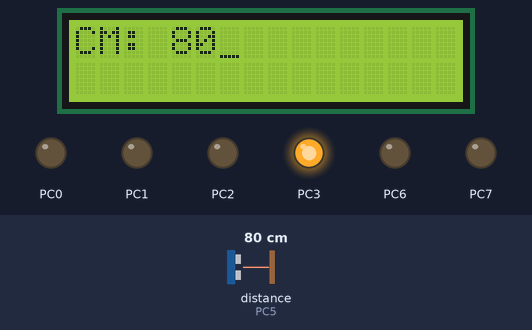
A program run on a simulated ATmega328P, built with avr-gcc and emulated at 1 MHz. Shown: 16×2 character LCD, output pins drawn as LEDs (lit = HIGH). Wiring (inferred from the names in the program): ultrasonic range finder: trigger PC4; echo PC5; character LCD (HD44780): RS PB0; R/W PB1; E PB2; data PD0, PD1, PD2, PD3, PD4, PD5, PD6, PD7. Inputs (shaded band) come from the test bench; at power-on: distance to the obstacle (sensor on PC5) 80 cm. The echo pulse lasts 58.3 µs per cm; pins used as bus, display or sensor lines are not drawn.

Above: at 1.2 s.
1.3 s: distance to the obstacle (sensor on PC5) set to 2 cm
At 2.1 s:
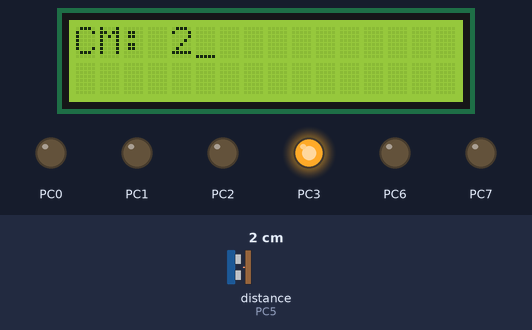
2.8 s: distance to the obstacle (sensor on PC5) set to 4 cm
At 3.6 s:
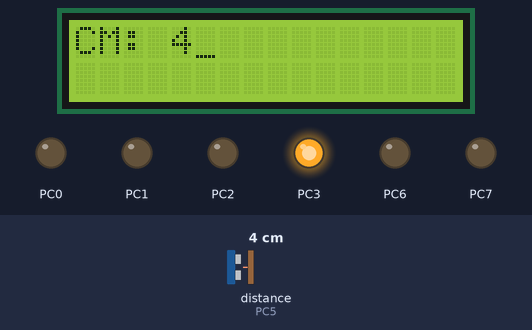
5.8 s: distance to the obstacle (sensor on PC5) set to 9 cm
At 7.0 s:
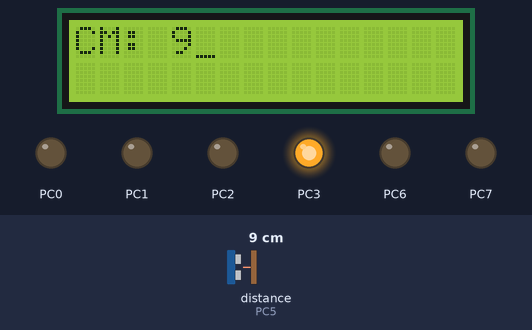
Timing chart, 0 to 8.8 s (numbered marks = the images above; inputs shaded):
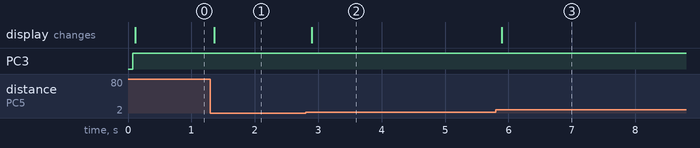

Measured:
- after the input at 1.3 s, the display: changes after 0.06 s (image 1)
- after the input at 2.8 s, the display: changes after 0.10 s (image 2)
- after the input at 5.8 s, the display: changes after 0.10 s (image 3)

The program:

main.c
```c
/*
* main.c
*
* Created: 1/16/2024 9:16:25 AM
*  Author: JPJ-Engineering
*/
#define F_CPU 1000000UL

#include <avr/io.h>
#include <stdio.h>
#include <util/delay.h>
#include <stdbool.h>
#include <avr/interrupt.h>

#define LCD_DPRT PORTD
#define LCD_DDRD DDRD
#define LCD_DPIN PIND
#define LCD_CPRT PORTB
#define LCD_CDDR DDRB
#define LCD_CPIN PINB
#define LCD_RS 0
#define LCD_RW 1
#define LCD_EN 2
#define BUTTON1 3
#define BUTTON2 4
#define BUTTON3 5

void lcdCOmmand(unsigned char cmnd) {
    LCD_DPRT = cmnd;
    LCD_CPRT &= ~ (1<<LCD_RS);
    LCD_CPRT &= ~ (1<<LCD_RW);
    LCD_CPRT |= (1<<LCD_EN);
    _delay_us(10);
    LCD_CPRT &= ~(1<<LCD_EN);
    _delay_us(3000);
}

void lcdData(unsigned char data) {
    LCD_DPRT = data;
    LCD_CPRT |= (1<<LCD_RS);
    LCD_CPRT &= ~ (1<<LCD_RW);
    LCD_CPRT |= (1<<LCD_EN);
    _delay_us(10);
    LCD_CPRT &= ~ (1<<LCD_EN);
    _delay_us(3000);
}

bool sw1 (){
    if (PINB & (1<<BUTTON1)) {
        return false;
    }
    else return true;
}
bool sw2 (){
    if (PINB & (1<<BUTTON2)) {
        return false;
    }
    else return true;
}
bool sw3 (){
    if (PINB & (1<<BUTTON3)) {
        return false;
    }
    else return true;
}


void lcd_init() {
    LCD_DDRD = 0xFF;
    LCD_CDDR = 0b00000111;
    PORTB = 0b00111000;

    LCD_CPRT &=~(1<<LCD_EN);
    _delay_us(2000);
    lcdCOmmand(0x38);
    lcdCOmmand(0x0E);
    lcdCOmmand(0x01);
    _delay_us(2000);
    lcdCOmmand(0x06);

    DDRC = 0xFF;							// Port C all output. PC0: RW		PC1: RS		PC2: E
    DDRC &= ~(1<<DDC5);						// Set Pin C5 as input to read Echo
    PORTC |= (1<<PORTC5);					// Enable pull up on C5
    PORTC &= ~(1<<PC4);						// Init C4 as low (trigger)

    PRR &= ~(1<<PRTIM1);					// To activate timer1 module
    TCNT1 = 0;								// Initial timer value
    TCCR1B |= (1<<CS10);					// Timer without prescaller. Since default clock for atmega328p is 1Mhz period is 1uS
    TCCR1B |= (1<<ICES1);					// First capture on rising edge

    PCICR = (1<<PCIE1);						// Enable PCINT[14:8] we use pin C5 which is PCINT13
    PCMSK1 = (1<<PCINT13);					// Enable C5 interrupt
    sei();
}

void lcd_gotoxy(unsigned char x, unsigned char y) {
    unsigned char firstCharAdr[] = {0x80,0xC0,0x94,0xD4};
    lcdCOmmand(firstCharAdr[y-1]+x-1);
    _delay_ms(1);
}

void lcd_print(char * str) {
    unsigned char i = 0;

    while(str[i] != 0) {
        lcdData(str[i]);
        i++;
    }
}
int main(void)
{
    lcd_init();


    while(1){


        _delay_ms(60); 							// To allow sufficient time between queries (60ms min)

        PORTC |= (1<<PC4);						// Set trigger high
        _delay_us(10);							// for 10uS
        PORTC &= ~(1<<PC4);						// to trigger the ultrasonic module
    }
}
/*******************************************INTURRUPT PCINT1 FOR PIN C5*******************************************/
char result [6];

ISR(PCINT1_vect) {
    if (bit_is_set(PINC,PC5)) {					// Checks if echo is high
        TCNT1 = 0;								// Reset Timer
        PORTC |= (1<<PC3);
        } else {
        uint32_t numuS = TCNT1;					// Save Timer value
        uint16_t oldSREG = SREG;

        char temp [6];
        sprintf(temp, "%d",(int) roundf (numuS/58));

        for (int i = 0; i < sizeof(temp);i++) {
            if (result[i] != temp[i]) {

        lcdCOmmand(1);
            }
            result [i] = temp [i];
        }

         lcd_gotoxy(1,1);
        lcd_print("CM: ");
         lcd_gotoxy(5,1);
        lcd_print(result);
        _delay_us(250);
        SREG = oldSREG;
						// Enable interrupts
    }
}
```
